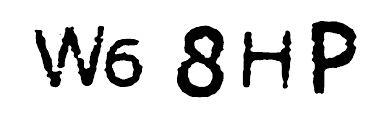
#> input picture img_1.png, 389 x 129 px
$ jupyter execute lab_9_zad_1.ipynb
#> lines starting #> are read from the running program, lines starting #| are printed output that depends on the picture
[cell 1]
import cv2 as cv
import pytesseract
import matplotlib.pyplot as plt

[cell 2]
pytesseract.pytesseract.tesseract_cmd = r'C:\Program Files\Tesseract-OCR\tesseract'

[cell 3]
def readFromImage (url: str):
#> called with url = 'img_1.png'
    img = cv.imread(url)
#> img is the input picture: shape (129, 389, 3); min 0, max 255, mean 219.6
    text = pytesseract.image_to_string(img, lang = 'eng')
    plt.imshow(img)
    plt.show()
    print('Tekst: ', text)

[cell 4]
img = 'img_1.png'

[cell 5]
readFromImage(img)
#> (the call stopped at in readFromImage, `text = pytesseract.image_to_string(img, lang = 'eng')`: pytesseract is not available in this run)

[cell 6]
img = 'img_2.png'

[cell 7]
readFromImage(img)
#> call 2 of readFromImage, with url = 'img_2.png'
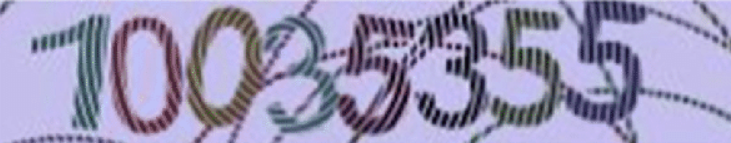
#> input picture img_2.png, 731 x 143 px
#> in readFromImage, img is the input picture: shape (143, 731, 3); mean B, G, R 185, 151.2, 156.4
#> (the call stopped at in readFromImage, `text = pytesseract.image_to_string(img, lang = 'eng')`: pytesseract is not available in this run)

[cell 8]
img = 'img_3.png'

[cell 9]
readFromImage(img)
#> call 3 of readFromImage, with url = 'img_3.png'
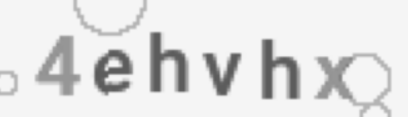
#> input picture img_3.png, 408 x 117 px
#> in readFromImage, img is the input picture: shape (117, 408, 3); min 91, max 245, mean 225.7
#> (the call stopped at in readFromImage, `text = pytesseract.image_to_string(img, lang = 'eng')`: pytesseract is not available in this run)

[cell 10]
img = 'img_4.png'

[cell 11]
readFromImage(img)
#> call 4 of readFromImage, with url = 'img_4.png'
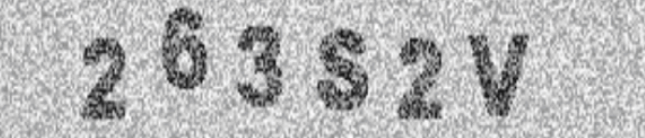
#> input picture img_4.png, 645 x 138 px
#> in readFromImage, img is the input picture: shape (138, 645, 3); mean B, G, R 182.8, 182.4, 182.3
#> (the call stopped at in readFromImage, `text = pytesseract.image_to_string(img, lang = 'eng')`: pytesseract is not available in this run)

[cell 12]
img = 'img_5.png'

[cell 13]
readFromImage(img)
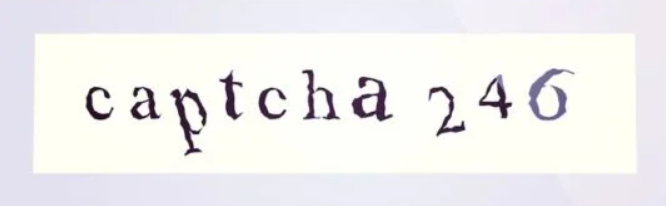
#> input picture img_5.png, 666 x 206 px
#> in readFromImage, img is the input picture: shape (206, 666, 3); mean B, G, R 238.4, 238, 239.3
#> (the call stopped at in readFromImage, `text = pytesseract.image_to_string(img, lang = 'eng')`: pytesseract is not available in this run)

[cell 14]
img = 'img_6.png'

[cell 15]
readFromImage(img)
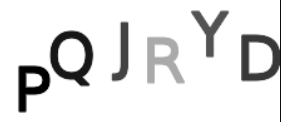
#> input picture img_6.png, 281 x 122 px
#> in readFromImage, img is the input picture: shape (122, 281, 3); min 0, max 255, mean 227.9
#> (the call stopped at in readFromImage, `text = pytesseract.image_to_string(img, lang = 'eng')`: pytesseract is not available in this run)
